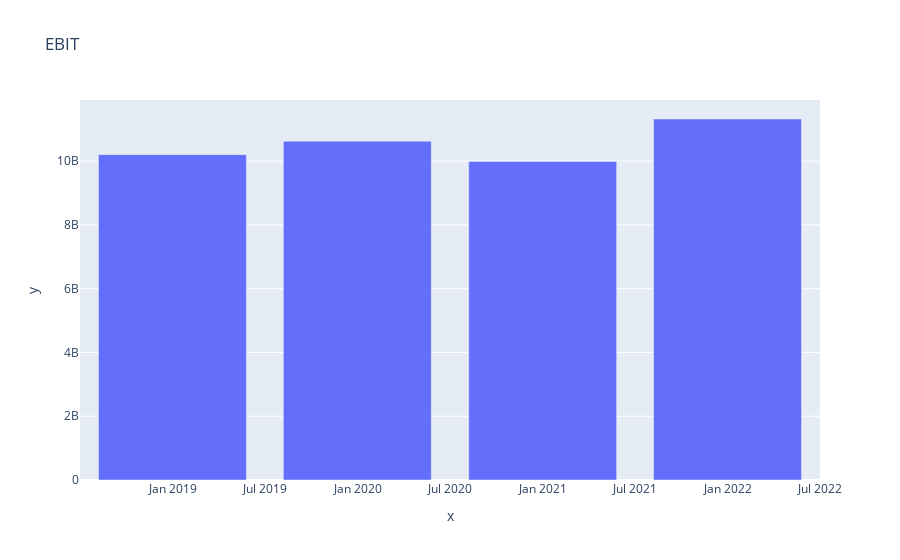

Write notebook code for a chart like this one.
### Code cell
EBIT = KO.financials.loc['Ebit']
px.bar(x=EBIT.index, y=EBIT.values, title='EBIT')

### Figure 1 — Plotly figure (JSON) as saved in the notebook; plotly's stock layout.template omitted (floating-point values rounded to 4 significant figures)
{"data": [{"alignmentgroup": "True", "hovertemplate": "x=%{x}<br>y=%{y}<extra></extra>", "legendgroup": "", "marker": {"color": "#636efa", "pattern": {"shape": ""}}, "name": "", "offsetgroup": "", "orientation": "v", "showlegend": false, "textposition": "auto", "type": "bar", "x": ["2021-12-31T00:00:00", "2020-12-31T00:00:00", "2019-12-31T00:00:00", "2018-12-31T00:00:00"], "xaxis": "x", "y": [11321000000, 9990000000, 10625000000, 10203000000], "yaxis": "y"}], "layout": {"barmode": "relative", "legend": {"tracegroupgap": 0}, "title": {"text": "EBIT"}, "xaxis": {"anchor": "y", "domain": [0, 1], "title": {"text": "x"}}, "yaxis": {"anchor": "x", "domain": [0, 1], "title": {"text": "y"}}}}
